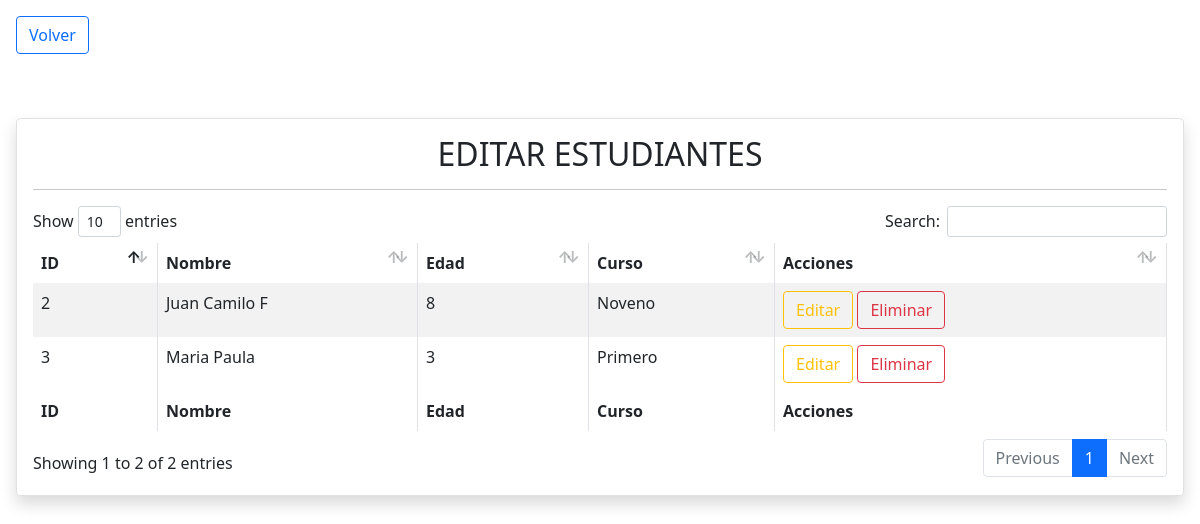
The page /edicion.php?k=estudiante on the database its author committed.
### tables this page shows
CREATE TABLE `estudiantes` (
  `ID` int(5) NOT NULL,
  `NombreEst` varchar(50) NOT NULL,
  `EdadEst` tinyint(2) NOT NULL,
  `CursoEst` tinyint(2) NOT NULL
);

CREATE TABLE `cursos` (
  `ID` int(2) NOT NULL,
  `NombreCurso` varchar(20) NOT NULL
);

### edicion.php (the view, shortened to what this page needs)
<!DOCTYPE html>
<html lang="en">
<head>
    <?php
        include("templates/head.php");
        $tipo = $_GET['k'];
    ?>
</head>
<body>
    <a href="index.php" class="btn btn-outline-primary text-decoration-none m-3">Volver</a>
   <div class="contenedor_tablas p-3">
        <?php
            if($tipo == "estudiante"){
        ?>
        <div class="tabla shadow p-3 rounded">
            <h2 class="text-center">EDITAR ESTUDIANTES</h2>
            <hr>
            <table id="tablausers" class="table table-striped table-bordered" style="width:100%">
                <thead>
                    <tr>
                        <th>ID</th>
                        <th>Nombre</th>
                        <th>Edad</th>
                        <th>Curso</th>
                        <th>Acciones</th>
                    </tr>
                </thead>
                <tbody>
                    <?php
                        include('php/conexion.php');
                        $query = "SELECT * FROM estudiantes";
                        $result = mysqli_query($conexiondb, $query);
                        while ($row = mysqli_fetch_array($result)) {
                    ?>
                    <tr>
                        <td><?php echo $row['ID'] ?></td>
                        <td><?php echo $row['NombreEst'] ?></td>
                        <td><?php echo $row['EdadEst'] ?></td>
                        <?php
                            $cursoEst = $row['CursoEst'];
                            $query2 = "SELECT * FROM cursos WHERE ID = '$cursoEst'";
                            $result2 = mysqli_query($conexiondb, $query2);
                            while ($row2 = mysqli_fetch_array($result2)) {
                        ?>
                        <td><?php echo $row2['NombreCurso'] ?></td>
                        <?php } ?>
                        <td>
                            <a href="editar.php?id=<?php echo $row['ID']?>&tipo=estudiante" class="btn btn-outline-warning">Editar</a>
                            <a href="" class="btn btn-outline-danger borrar_registro" data-id="<?php echo $row['ID'] ?>" data-tipo="estudiantes">Eliminar</a>
                        </td>
                    </tr>
                    <?php } ?>
                </tbody>
                <tfoot>
                    <tr>
                        <th>ID</th>
                        <th>Nombre</th>
                        <th>Edad</th>
                        <th>Curso</th>
                        <th>Acciones</th>
                    </tr>
                </tfoot>
            </table>
        </div>
        <?php
            }
        ?>
   </div>
</body>
</html>

### css/main.css (style rules this page uses)
.tabla { margin-top: 2rem; border: 1px solid #e1e1e1; }

### rows shown on the page
estudiantes: ID "2", NombreEst "Juan Camilo F", EdadEst "8"
cursos: NombreCurso "Noveno"
estudiantes: ID "3", NombreEst "Maria Paula", EdadEst "3"
cursos: NombreCurso "Primero"
